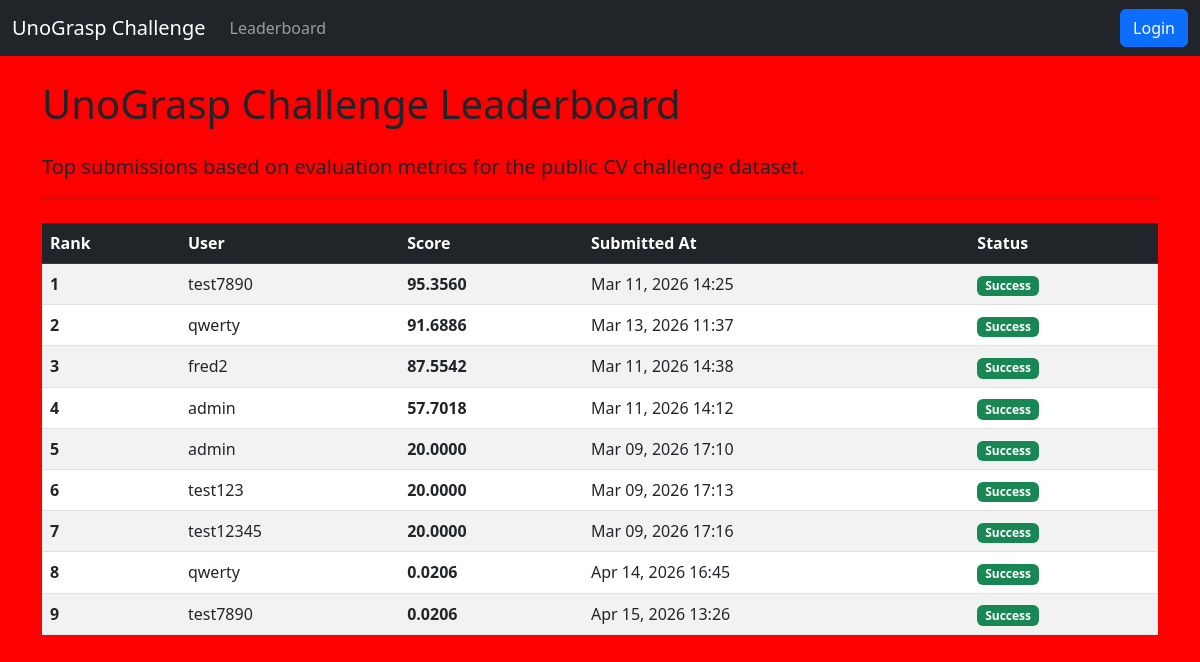
The page / on the database its author committed.
### challenge/models.py (models this page shows)
class Submission(models.fields.Field):
    pass # Wait, field? No, models.Model

### challenge/views.py (the view)
# urls.py: path('', views.leaderboard, name='leaderboard'),
def leaderboard(request):
    submissions = Submission.objects.filter(is_public=True, status="SUCCESS").order_by(
        "-score", "created_at"
    )
    return render(request, "challenge/leaderboard.html", {"submissions": submissions})

### challenge/templates/challenge/leaderboard.html
{% extends 'base.html' %}
{% block content %}
<div class="row">
    <div class="col-12">
        <h1 class="mb-4">UnoGrasp Challenge Leaderboard</h1>
        <p class="lead">Top submissions based on evaluation metrics for the public CV challenge dataset.</p>
        <hr>
        <table class="table table-striped table-hover mt-4">
            <thead class="table-dark">
                <tr>
                    <th scope="col">Rank</th>
                    <th scope="col">User</th>
                    <th scope="col">Score</th>
                    <th scope="col">Submitted At</th>
                    <th scope="col">Status</th>
                </tr>
            </thead>
            <tbody>
                {% for submission in submissions %}
                <tr>
                    <th scope="row">{{ forloop.counter }}</th>
                    <td>{{ submission.user.username }}</td>
                    <td><strong>{{ submission.score|floatformat:4 }}</strong></td>
                    <td>{{ submission.created_at|date:"M d, Y H:i" }}</td>
                    <td>
                        {% if submission.status == 'SUCCESS' %}
                            <span class="badge bg-success">Success</span>
                        {% elif submission.status == 'FAILED' %}
                            <span class="badge bg-danger" title="{{ submission.error_message }}">Failed</span>
                        {% elif submission.status == 'EVALUATING' %}
                            <span class="badge bg-warning text-dark">Evaluating...</span>
                        {% else %}
                            <span class="badge bg-secondary">Pending</span>
                        {% endif %}
                    </td>
                </tr>
                {% empty %}
                <tr>
                    <td colspan="4" class="text-center text-muted">No public submissions yet. Be the first!</td>
                </tr>
                {% endfor %}
            </tbody>
        </table>
    </div>
</div>
{% endblock %}

### templates/base.html (style rules this page uses)
body { padding-top: 5rem; background-color: #ff0000; }

### rows shown on the page
Submission: user.username "test7890", score "95.3560", created_at "Mar 11, 2026 14:25", status "Success"
Submission: user.username "qwerty", score "91.6886", created_at "Mar 13, 2026 11:37", status "Success"
Submission: user.username "fred2", score "87.5542", created_at "Mar 11, 2026 14:38", status "Success"
Submission: user.username "admin", score "57.7018", created_at "Mar 11, 2026 14:12", status "Success"
Submission: user.username "admin", score "20.0000", created_at "Mar 09, 2026 17:10", status "Success"
Submission: user.username "test123", score "20.0000", created_at "Mar 09, 2026 17:13", status "Success"
Submission: user.username "test12345", score "20.0000", created_at "Mar 09, 2026 17:16", status "Success"
Submission: user.username "qwerty", score "0.0206", created_at "Apr 14, 2026 16:45", status "Success"
Submission: user.username "test7890", score "0.0206", created_at "Apr 15, 2026 13:26", status "Success"
